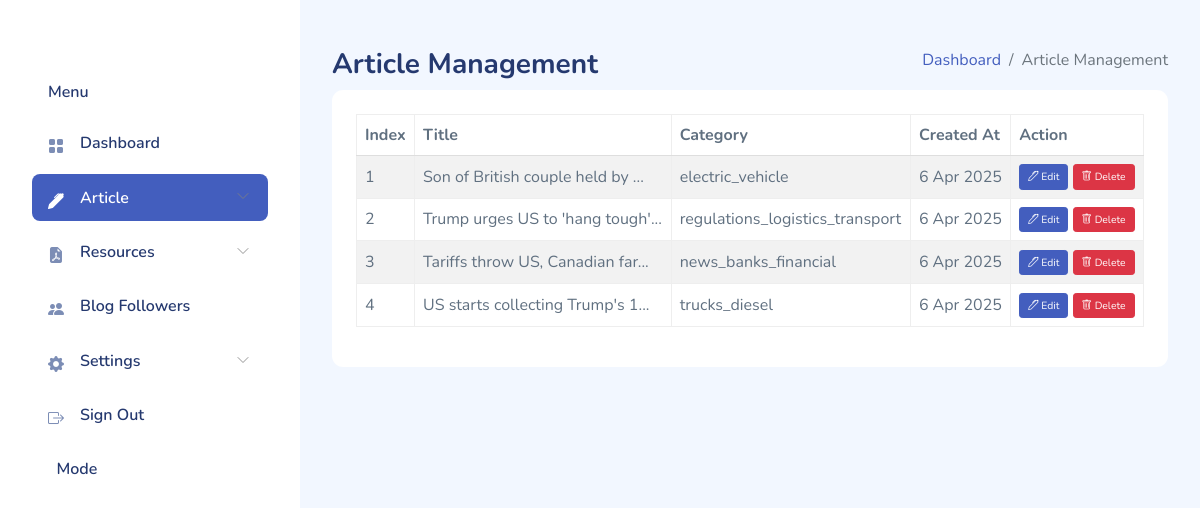
/article-management/ (signed in), run on an earlier commit of the app's database.
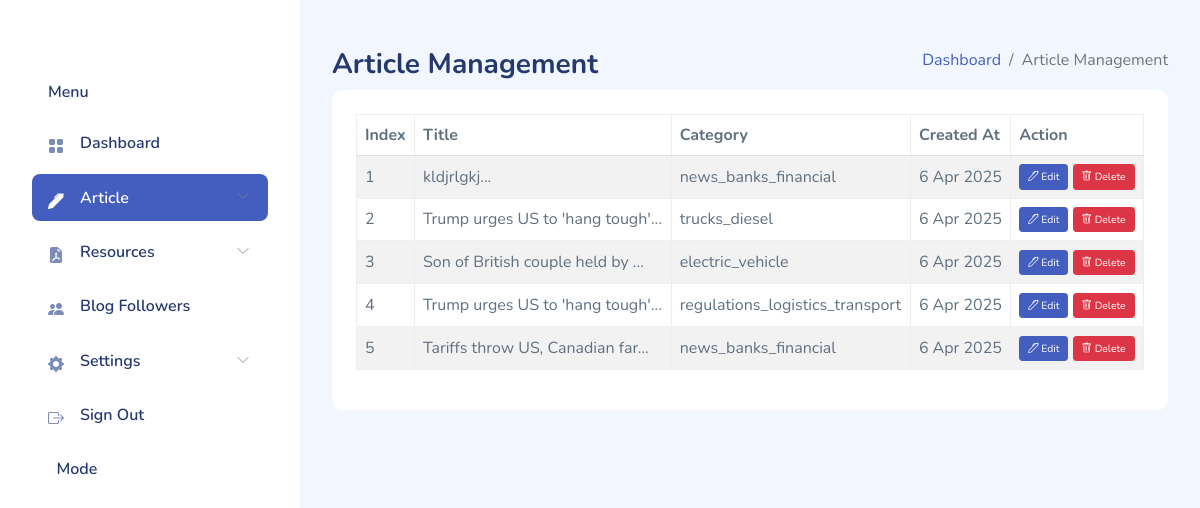
And on a later commit of the database.
### admin_app/models.py (models this page shows, shortened)
class Article(models.Model):
    title = models.CharField(max_length=200)
    slug = models.SlugField(unique=True, blank=True)
    content = models.TextField()
    thumbnail = models.ImageField(upload_to=thumbnail_upload_to)
    news_type = models.CharField(
        max_length=50,
        choices=NEWS_TYPE_CHOICES,
        verbose_name="Article Category"
    )
    created_at = models.DateTimeField(default=timezone.now)
    updated_at = models.DateTimeField(auto_now=True)
    full_content_url = models.URLField(blank=True, null=True, help_text="URL to the full content")
    class Meta:
        ordering = ['-created_at']

### admin_app/views.py (the view)
# urls.py: path("article-management/", ArticleManagement.as_view(), name="article-management-view"),
class ArticleManagement(AuthRequiredMixin, TemplateView):
    template_name = "admin_templates/article-management.html"
    def get_context_data(self, *args, **kwargs):
        context = super().get_context_data(*args, **kwargs)
        articles = Article.objects.only('id', 'title', 'thumbnail', 'created_at', 'updated_at').all()
        context['articles'] = articles
        return context

### admin_app/views.py (called while the page is built)
    def dispatch(self, request, *args, **kwargs):
        if not request.user.is_authenticated:
            return redirect(self.login_url)
        return super().dispatch(request, *args, **kwargs)

### templates/admin_templates/article-management.html (shortened to what this page needs)
{% extends 'admin_templates/base.html' %}
{% block 'main-page-content' %}
<div class="page-heading">
    <div class="page-title">
        <div class="row">
            <div class="col-12 col-md-6 order-md-1 order-last">
                <h3>Article Management</h3>
            </div>
            <div class="col-12 col-md-6 order-md-2 order-first">
                <nav aria-label="breadcrumb" class="breadcrumb-header float-start float-lg-end">
                    <ol class="breadcrumb">
                        <li class="breadcrumb-item">
                            <a href="{% url 'admin-index-view' %}" hx-get="{% url 'admin-index-view' %}"
                                hx-target="#main-content" hx-swap="innerHTML" hx-push-url="true">Dashboard</a>
                        </li>
                        <li class="breadcrumb-item active" aria-current="page">Article Management</li>
                    </ol>
                </nav>
            </div>
        </div>
    </div>
    <section class="section">
        <div class="card">
            <div class="card-body">
                <div class="row">
                    <div class="col-md-12">
                        <table id="articleDataTable" class="table nowrap table-striped table-bordered dt-responsive"
                            style="width:100%">
                            <thead>
                                <tr>
                                    <th>Index</th>
                                    <th>Title</th>
                                    <th>Category</th>
                                    <th>Created At</th>
                                    <th>Action</th>
                                </tr>
                            </thead>
                            <tbody>
                                {% for article in articles %}
                                <tr data-slug="{{ article.slug }}">
                                    <td>{{ forloop.counter }}</td>
                                    <td>{{ article.title|slice:30 }}...</td>
                                    <td>{{ article.news_type }}</td>
                                    <td>{{ article.created_at|date:"j M Y" }}</td>
                                    <td>
                                        <a href="{% url 'update-article-view' article.slug %}"
                                            class="btn btn-primary btn-sm"><i class="bi bi-pen"></i> Edit</a>
                                            <a href="#" class="btn btn-danger btn-sm delete-btn"
                                                data-slug="{{ article.slug }}">
                                                <i class="bi bi-trash"></i> Delete
                                            </a>
                                    </td>
                                </tr>
                                {% endfor %}
                            </tbody>
                        </table>
                    </div>
                </div>
            </div>
        </div>
    </section>
</div>
{% endblock %}

What changed in the data, as far as the page shows it:
removed Article: title "US starts collecting Trump's 1", news_type "trucks_diesel", created_at "6 Apr 2025"
added Article: title "kldjrlgkj", news_type "news_banks_financial", created_at "6 Apr 2025"
added Article: title "Trump urges US to 'hang tough'", news_type "trucks_diesel", created_at "6 Apr 2025"
